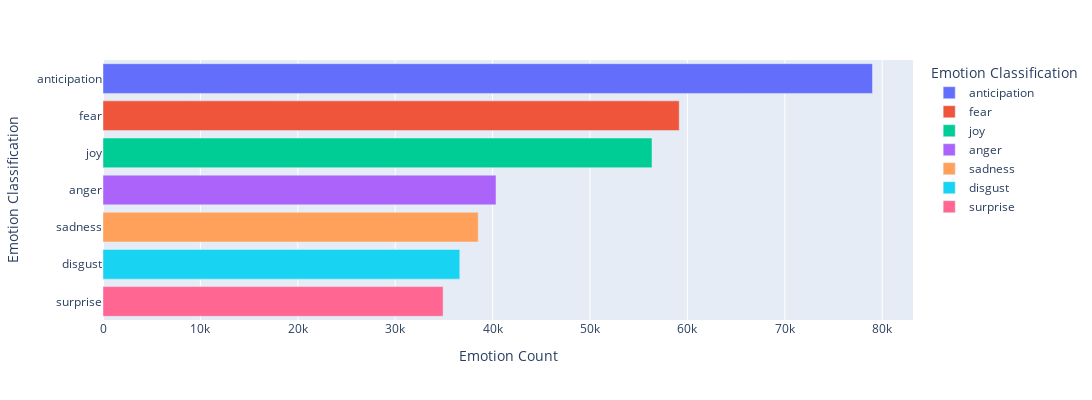

The notebook cell this image was saved under:
### Code cell
emotion_df = pd.DataFrame.from_dict(my_data, orient='index')
emotion_df = emotion_df.reset_index()
emotion_df = emotion_df.rename(columns={'index' : 'Emotion Classification' , 0: 'Emotion Count'})
emotion_df = emotion_df.sort_values(by=['Emotion Count'], ascending=False)
import plotly.express as px
fig = px.bar(emotion_df, x='Emotion Count', y='Emotion Classification', color = 'Emotion Classification', orientation='h', width = 800, height = 400)
fig.update_layout(width=1200, height=400)
fig.show()

### Figure 1 — Plotly figure (JSON) as saved in the notebook; plotly's stock layout.template omitted (floating-point values rounded to 4 significant figures)
{"data": [{"alignmentgroup": "True", "hovertemplate": "Emotion Classification=%{y}<br>Emotion Count=%{x}<extra></extra>", "legendgroup": "anticipation", "marker": {"color": "#636efa", "pattern": {"shape": ""}}, "name": "anticipation", "offsetgroup": "anticipation", "orientation": "h", "showlegend": true, "textposition": "auto", "type": "bar", "x": [79004], "xaxis": "x", "y": ["anticipation"], "yaxis": "y"}, {"alignmentgroup": "True", "hovertemplate": "Emotion Classification=%{y}<br>Emotion Count=%{x}<extra></extra>", "legendgroup": "fear", "marker": {"color": "#EF553B", "pattern": {"shape": ""}}, "name": "fear", "offsetgroup": "fear", "orientation": "h", "showlegend": true, "textposition": "auto", "type": "bar", "x": [59160], "xaxis": "x", "y": ["fear"], "yaxis": "y"}, {"alignmentgroup": "True", "hovertemplate": "Emotion Classification=%{y}<br>Emotion Count=%{x}<extra></extra>", "legendgroup": "joy", "marker": {"color": "#00cc96", "pattern": {"shape": ""}}, "name": "joy", "offsetgroup": "joy", "orientation": "h", "showlegend": true, "textposition": "auto", "type": "bar", "x": [56366], "xaxis": "x", "y": ["joy"], "yaxis": "y"}, {"alignmentgroup": "True", "hovertemplate": "Emotion Classification=%{y}<br>Emotion Count=%{x}<extra></extra>", "legendgroup": "anger", "marker": {"color": "#ab63fa", "pattern": {"shape": ""}}, "name": "anger", "offsetgroup": "anger", "orientation": "h", "showlegend": true, "textposition": "auto", "type": "bar", "x": [40352], "xaxis": "x", "y": ["anger"], "yaxis": "y"}, {"alignmentgroup": "True", "hovertemplate": "Emotion Classification=%{y}<br>Emotion Count=%{x}<extra></extra>", "legendgroup": "sadness", "marker": {"color": "#FFA15A", "pattern": {"shape": ""}}, "name": "sadness", "offsetgroup": "sadness", "orientation": "h", "showlegend": true, "textposition": "auto", "type": "bar", "x": [38523], "xaxis": "x", "y": ["sadness"], "yaxis": "y"}, {"alignmentgroup": "True", "hovertemplate": "Emotion Classification=%{y}<br>Emotion Count=%{x}<extra></extra>", "legendgroup": "disgust", "marker": {"color": "#19d3f3", "pattern": {"shape": ""}}, "name": "disgust", "offsetgroup": "disgust", "orientation": "h", "showlegend": true, "textposition": "auto", "type": "bar", "x": [36630], "xaxis": "x", "y": ["disgust"], "yaxis": "y"}, {"alignmentgroup": "True", "hovertemplate": "Emotion Classification=%{y}<br>Emotion Count=%{x}<extra></extra>", "legendgroup": "surprise", "marker": {"color": "#FF6692", "pattern": {"shape": ""}}, "name": "surprise", "offsetgroup": "surprise", "orientation": "h", "showlegend": true, "textposition": "auto", "type": "bar", "x": [34916], "xaxis": "x", "y": ["surprise"], "yaxis": "y"}], "layout": {"barmode": "relative", "height": 400, "legend": {"title": {"text": "Emotion Classification"}, "tracegroupgap": 0}, "margin": {"t": 60}, "width": 1200, "xaxis": {"anchor": "y", "domain": [0, 1], "title": {"text": "Emotion Count"}}, "yaxis": {"anchor": "x", "categoryarray": ["surprise", "disgust", "sadness", "anger", "joy", "fear", "anticipation"], "categoryorder": "array", "domain": [0, 1], "title": {"text": "Emotion Classification"}}}}
